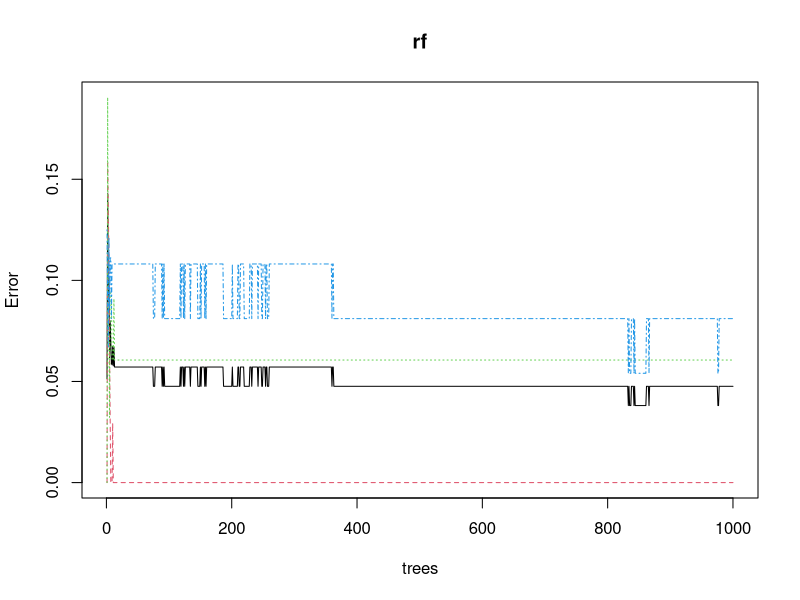

Here is the R script that generated this plot:
#Instala pacote se ainda n?o tiver
install.packages("randomForest")

#carrega pacote randomForest
library(randomForest)
#Carrega dados da IRIS
data(iris)
head(iris)
dat <- iris
#dat <- read.csv(file="e:/wifi_loc.txt", header=TRUE, sep="\t")

#Separa os dados em dois conjuntos, treinamento e teste
sample_size <- floor(0.7 * nrow(dat)) #numero de amostras de treinamento
set.seed(46)                    #semente para randomizar
train_index <- sample(seq_len(nrow(dat)), size = sample_size) #gera indices
train <- dat[train_index, ] #cria sub-matriz de treinamento
test <- dat[-train_index, ] #cria sub-matriz de teste

#executa o RandomForest e criar o  objeto rf
rf <- randomForest(Species~.,data=train,ntree=1000)
#verifique a matriz de confus?o de RF
rf
#plota o Erro para cada ?rvore
plot(rf)

#pega apenas as colunas com variaveis de entrada
valor_teste <- test[,1:4]

#aplica as entradas no modelo e obt?m a previs?o use type votes ou response
respostas <- predict(rf,newdata =valor_teste, type ="response",predict.all = TRUE)
#mostra o ?ndice de probabilidade por vota??o
respostas

#faz a matriz de confus?o - esperado vs previsto
matriz_confusao <-table(respostas$aggregate, test[,5])
matriz_confusao

# calcula o % de acertos
indice_acerto <- sum(diag(matriz_confusao))/sum(matriz_confusao) #calcula indice de acerto
indice_acerto


